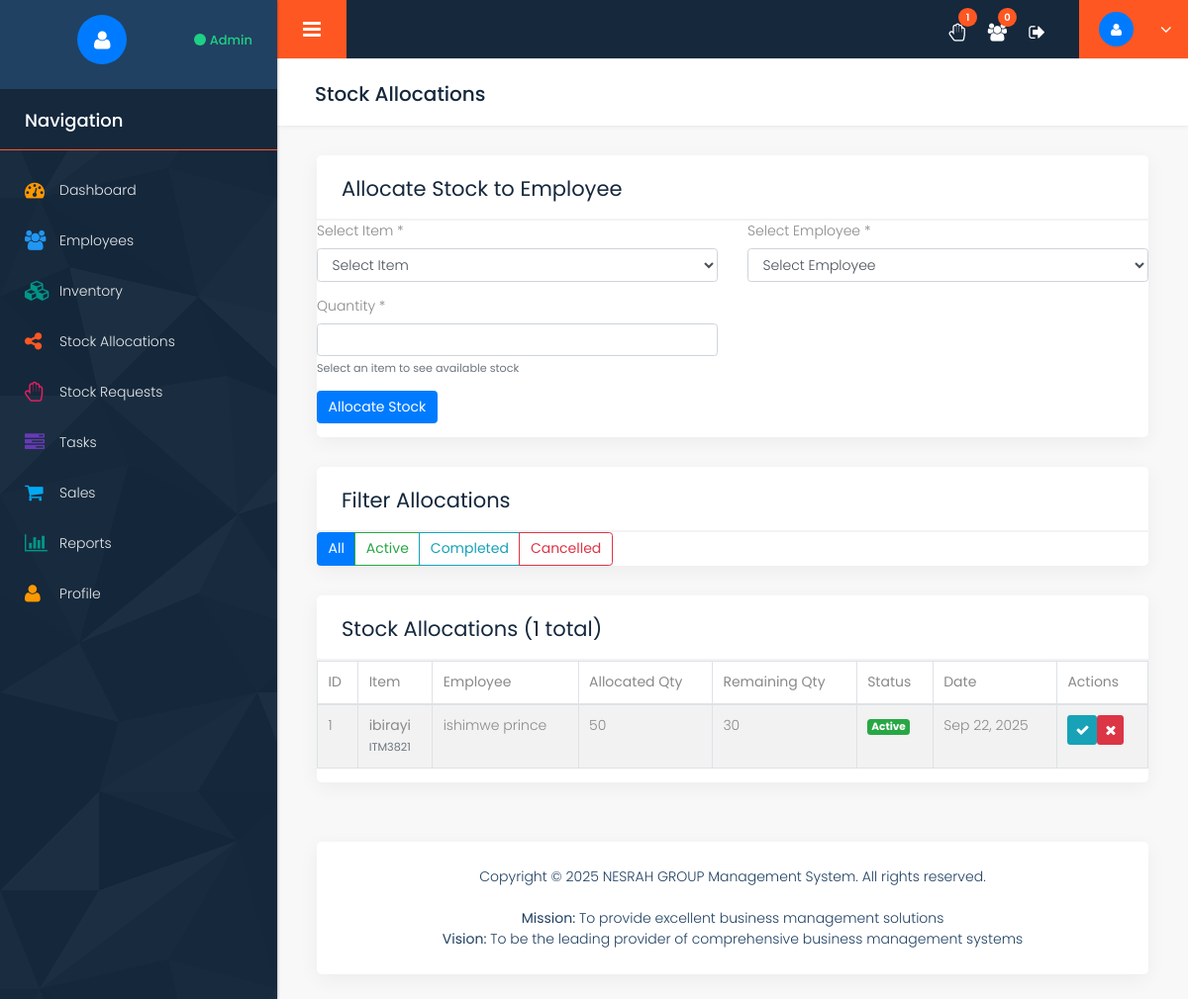
The page /stock_allocations.php (signed in) on the database as committed earlier.
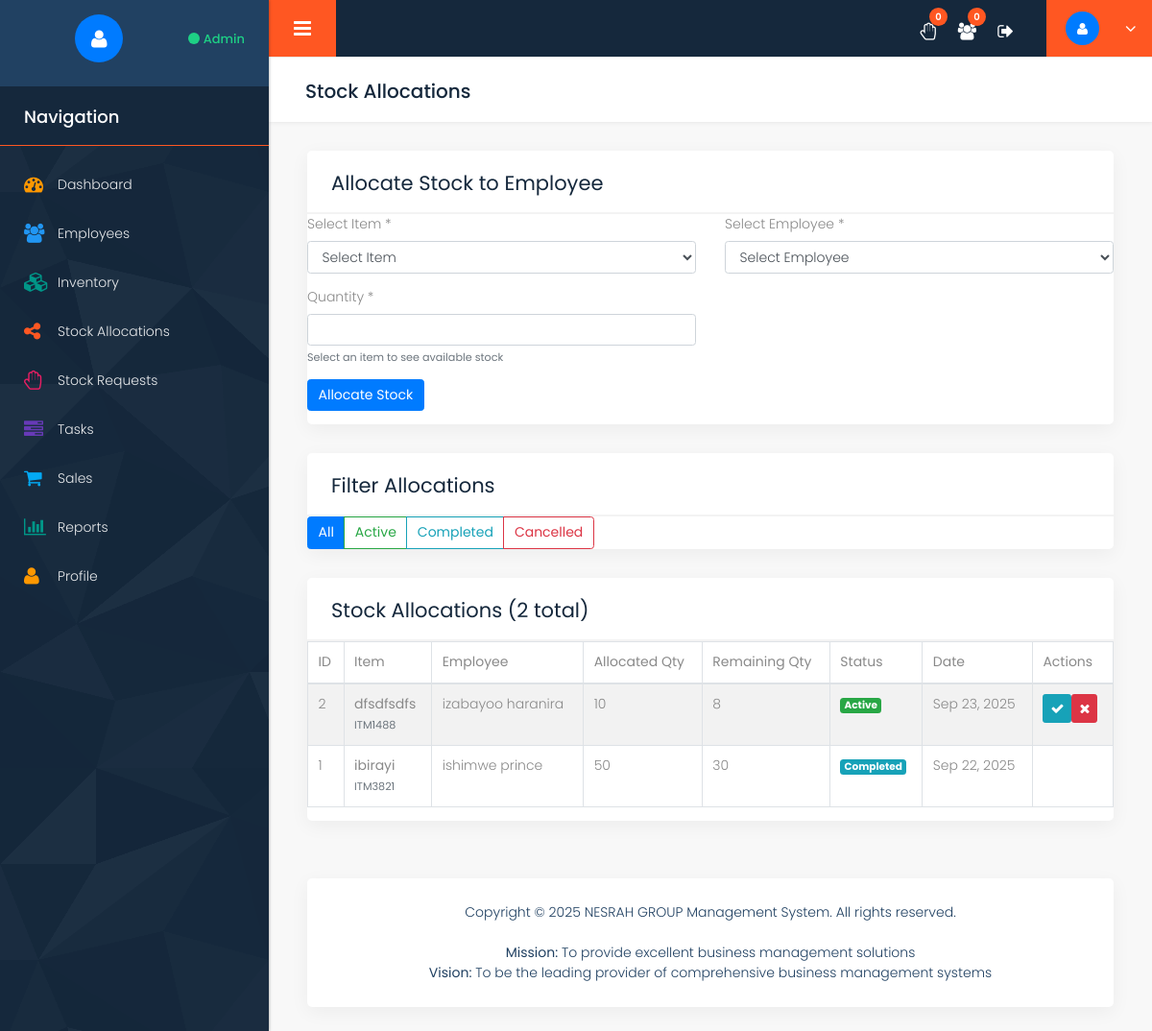
The same page on the database as committed later.
### tables this page shows
CREATE TABLE `stock_allocations` (
  `id` int(11) NOT NULL,
  `item_id` int(11) NOT NULL,
  `user_id` int(11) NOT NULL,
  `allocated_quantity` int(11) NOT NULL,
  `remaining_quantity` int(11) NOT NULL,
  `status` enum('active','completed','cancelled') DEFAULT 'active',
  `allocated_by` int(11) NOT NULL,
  `allocated_at` timestamp NOT NULL DEFAULT current_timestamp(),
  `completed_at` timestamp NULL DEFAULT NULL
);

CREATE TABLE `inventory` (
  `id` int(11) NOT NULL,
  `item_code` varchar(50) NOT NULL,
  `item_name` varchar(100) NOT NULL,
  `description` text DEFAULT NULL,
  `category` varchar(50) DEFAULT NULL,
  `unit_price` decimal(10,2) NOT NULL,
  `current_stock` int(11) DEFAULT 0,
  `reorder_level` int(11) DEFAULT 10,
  `created_at` timestamp NOT NULL DEFAULT current_timestamp(),
  `updated_at` timestamp NOT NULL DEFAULT current_timestamp() ON UPDATE current_timestamp()
);

CREATE TABLE `users` (
  `id` int(11) NOT NULL,
  `username` varchar(50) NOT NULL,
  `email` varchar(100) NOT NULL,
  `password` varchar(255) NOT NULL,
  `plain_password` varchar(255) DEFAULT NULL,
  `first_name` varchar(50) NOT NULL,
  `last_name` varchar(50) NOT NULL,
  `phone` varchar(20) DEFAULT NULL,
  `address` text DEFAULT NULL,
  `role` enum('admin','employee') DEFAULT 'employee',
  `status` enum('pending','active','inactive') DEFAULT 'pending',
  `created_at` timestamp NOT NULL DEFAULT current_timestamp(),
  `updated_at` timestamp NOT NULL DEFAULT current_timestamp() ON UPDATE current_timestamp()
);

### config/config.php (called while the page is built, shortened)
<?php
function isLoggedIn() {
    return isset($_SESSION['user_id']) && !empty($_SESSION['user_id']);
}
function isAdmin() {
    return isLoggedIn() && isset($_SESSION['user_role']) && $_SESSION['user_role'] === ROLE_ADMIN;
}
function formatDate($date) {
    return date('M d, Y', strtotime($date));
}
?>

### stock_allocations.php (the view, shortened to what the changed rows need)
<?php
require_once __DIR__ . '/includes/header.php';
$where_clause = "WHERE 1=1";
$query = "SELECT sa.*, i.item_name, i.item_code, u.first_name, u.last_name
          FROM stock_allocations sa
          JOIN inventory i ON sa.item_id = i.id
          JOIN users u ON sa.user_id = u.id
          $where_clause ORDER BY sa.allocated_at DESC";
$stmt = $db->prepare($query);
$stmt->execute();
$allocations = $stmt->fetchAll();
?>
<div class="row column_title">
    <div class="col-md-12">
        <div class="page_title">
            <h2>Stock Allocations</h2>
        </div>
    </div>
</div>
<div class="row">
    <div class="col-md-12">
        <div class="white_shd full margin_bottom_30">
            <div class="full graph_head">
                <div class="heading1 margin_0">
                    <h2>Allocate Stock to Employee</h2>
                </div>
            </div>
        </div>
    </div>
</div>
<div class="row">
    <div class="col-md-12">
        <div class="white_shd full margin_bottom_30">
            <div class="full graph_head">
                <div class="heading1 margin_0">
                    <h2>Filter Allocations</h2>
                </div>
            </div>
        </div>
    </div>
</div>
<div class="row">
    <div class="col-md-12">
        <div class="white_shd full margin_bottom_30">
            <div class="full graph_head">
                <div class="heading1 margin_0">
                    <h2>Stock Allocations (<?php echo count($allocations); ?> total)</h2>
                </div>
            </div>
            <div class="full graph_revenue">
                <div class="row">
                    <div class="col-md-12">
                        <div class="table-responsive">
                            <table class="table table-striped table-bordered">
                                <thead>
                                    <tr>
                                        <th>ID</th>
                                        <th>Item</th>
                                        <th>Employee</th>
                                        <th>Allocated Qty</th>
                                        <th>Remaining Qty</th>
                                        <th>Status</th>
                                        <th>Date</th>
                                        <th>Actions</th>
                                    </tr>
                                </thead>
                                <tbody>
                                    <?php if (count($allocations) > 0): ?>
                                        <?php foreach ($allocations as $allocation): ?>
                                            <tr>
                                                <td><?php echo $allocation['id']; ?></td>
                                                <td>
                                                    <strong><?php echo $allocation['item_name']; ?></strong>
                                                    <br><small class="text-muted"><?php echo $allocation['item_code']; ?></small>
                                                </td>
                                                <td><?php echo $allocation['first_name'] . ' ' . $allocation['last_name']; ?></td>
                                                <td><?php echo $allocation['allocated_quantity']; ?></td>
                                                <td>
                                                    <span class="<?php echo $allocation['remaining_quantity'] == 0 ? 'text-success font-weight-bold' : ''; ?>">
                                                        <?php echo $allocation['remaining_quantity']; ?>
                                                    </span>
                                                </td>
                                                <td>
                                                    <span class="badge badge-<?php
                                                        echo $allocation['status'] === 'active' ? 'success' :
                                                            ($allocation['status'] === 'completed' ? 'info' : 'danger');
                                                    ?>">
                                                        <?php echo ucfirst($allocation['status']); ?>
                                                    </span>
                                                </td>
                                                <td><?php echo formatDate($allocation['allocated_at']); ?></td>
                                                <td>
                                                    <div class="btn-group" role="group">
                                                        <?php if ($allocation['status'] === 'active'): ?>
                                                            <form method="POST" style="display: inline;">
                                                                <button type="submit" class="btn btn-info btn-sm" title="Mark as Completed" onclick="return confirm('Mark this allocation as completed?')">
                                                                    <i class="fa fa-check"></i>
                                                                </button>
                                                            </form>
                                                            <form method="POST" style="display: inline;">
                                                                <button type="submit" class="btn btn-danger btn-sm" title="Cancel Allocation" onclick="return confirm('Cancel this allocation?')">
                                                                    <i class="fa fa-times"></i>
                                                                </button>
                                                            </form>
                                                        <?php endif; ?>
                                                    </div>
                                                </td>
                                            </tr>
                                        <?php endforeach; ?>
                                    <?php else: ?>
                                        <tr>
                                            <td colspan="8" class="text-center">No allocations found</td>
                                        </tr>
                                    <?php endif; ?>
                                </tbody>
                            </table>
                        </div>
                    </div>
                </div>
            </div>
        </div>
    </div>
</div>
<?php require_once __DIR__ . '/includes/footer.php'; ?>

### includes/header.php (shortened to what the changed rows need)
<?php
require_once __DIR__ . '/../config/config.php';
$stats = array(
    'total_employees' => 0,
    'pending_approvals' => 0,
    'total_items' => 0,
    'low_stock_items' => 0,
    'pending_requests' => 0,
    'sales_today_count' => 0,
    'sales_today_amount' => 0,
    'my_allocations' => 0,
    'my_tasks' => 0,
    'my_sales_today_count' => 0,
    'my_sales_today_amount' => 0,
    'attendance_today' => null
);
if (isAdmin()) {
    $query = "SELECT COUNT(*) as total FROM users WHERE role = 'employee'";
    $stmt = $db->prepare($query);
    $stmt->execute();
    $stats['total_employees'] = $stmt->fetch()['total'] ?? 0;
    $query = "SELECT COUNT(*) as total FROM users WHERE status = 'pending'";
    $stmt = $db->prepare($query);
    $stmt->execute();
    $stats['pending_approvals'] = $stmt->fetch()['total'] ?? 0;
    $query = "SELECT COUNT(*) as total FROM inventory";
    $stmt = $db->prepare($query);
    $stmt->execute();
    $stats['total_items'] = $stmt->fetch()['total'] ?? 0;
    $query = "SELECT COUNT(*) as total FROM inventory WHERE current_stock <= reorder_level";
    $stmt = $db->prepare($query);
    $stmt->execute();
    $stats['low_stock_items'] = $stmt->fetch()['total'] ?? 0;
    $query = "SELECT COUNT(*) as total FROM stock_requests WHERE status = 'pending'";
    $stmt = $db->prepare($query);
    $stmt->execute();
    $stats['pending_requests'] = $stmt->fetch()['total'] ?? 0;
    $query = "SELECT COUNT(*) as total, COALESCE(SUM(total_amount), 0) as amount FROM sales WHERE DATE(created_at) = CURDATE()";
    $stmt = $db->prepare($query);
    $stmt->execute();
    $sales_today = $stmt->fetch();
    $stats['sales_today_count'] = $sales_today['total'] ?? 0;
    $stats['sales_today_amount'] = $sales_today['amount'] ?? 0;
}
?>
<!DOCTYPE html>
<html lang="en">
<head>
    <link rel="stylesheet" href="css/semantic.min.css">
    <link rel="stylesheet" href="css/custom_transitions.css">
    <link rel="stylesheet" href="css/bootstrap.min.css" />
    <link rel="stylesheet" href="style.css" />
    <link rel="stylesheet" href="css/responsive.css" />
    <link rel="stylesheet" href="css/custom.css" />
    <link rel="stylesheet" href="css/font-awesome.min.css" />
</head>
<body class="dashboard dashboard_1">
    <div class="full_container">
        <div class="inner_container">
            <div id="content">
                <div class="topbar">
                    <nav class="navbar navbar-expand-lg navbar-light">
                        <div class="full">
                            <div class="right_topbar">
                                <div class="icon_info">
                                    <ul>
                                        <?php if (isAdmin()): ?>
                                        <li><a href="stock_requests.php"><i class="fa fa-hand-paper-o"></i><span class="badge"><?php echo $stats['pending_requests']; ?></span></a></li>
                                        <li><a href="employees.php"><i class="fa fa-users"></i><span class="badge"><?php echo $stats['pending_approvals']; ?></span></a></li>
                                        <?php endif; ?>
                                    </ul>
                                </div>
                            </div>
                        </div>
                    </nav>
                </div>
                <div class="midde_cont">
                    <div class="container-fluid">

Rows that differ between the two databases and show on the page:
added stock_allocations: id "2", item.item_name "dfsdfsdfs", item.item_code "ITM1488", user.first_name "izabayoo", user.last_name "haranira", allocated_quantity "10", remaining_quantity "8", status "Active", allocated_at "Sep 23, 2025"
changed stock_allocations "ibirayi": status "Active" → "Completed"
Other text that changed with them:
$stats['pending_requests']: "1" → "0"
count($allocations): "1" → "2"
